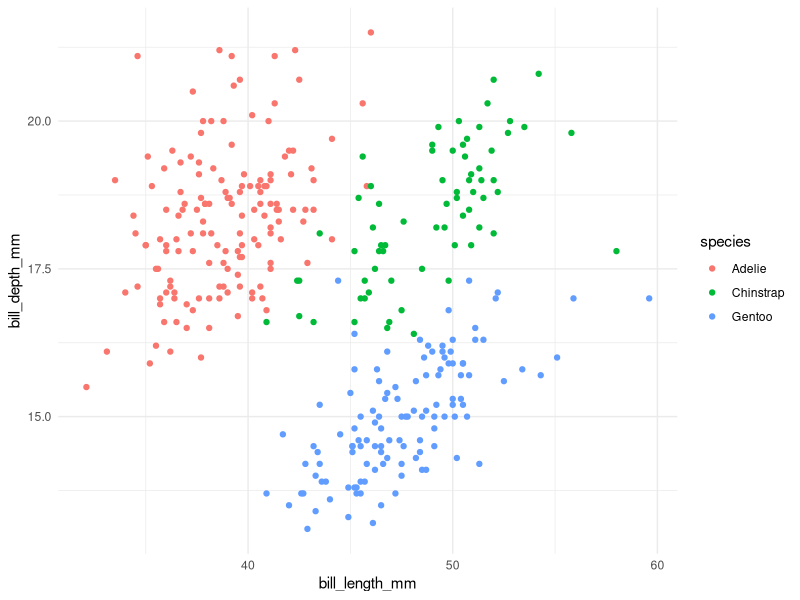

Write R code to recreate this figure.
## ---- chunk 1
library(tidyverse)
library(palmerpenguins)
p <- palmerpenguins::penguins %>% drop_na()
## ---- chunk 2
p %>% 
  ggplot(aes(bill_length_mm, bill_depth_mm, color = species)) +
  geom_point() +
  theme_minimal()
